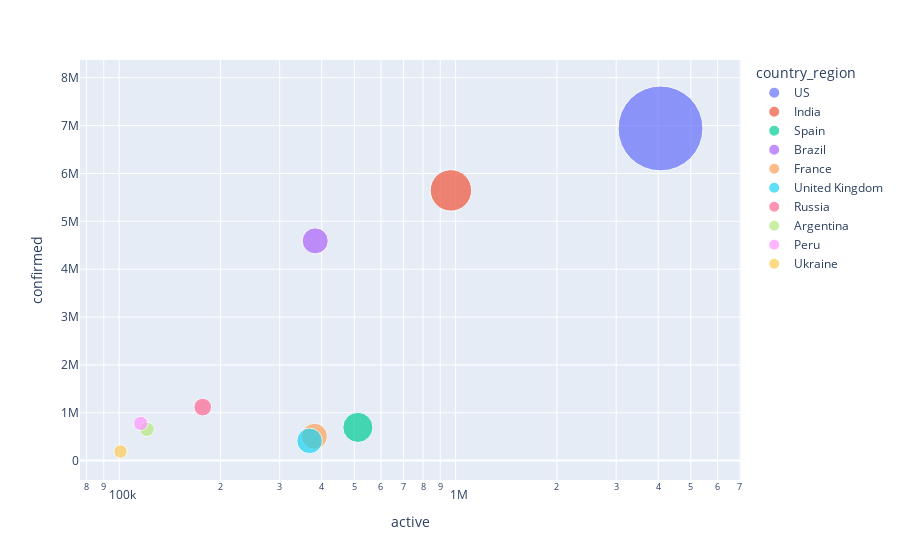

The notebook cell saved with this chart:
### Code cell
#Active Cases
top_10_active = country_df.sort_values(by="active", ascending=False).head(10)
fig = px.scatter(top_10_active, 
                 x="active", y="confirmed",size="active", color="country_region",
                 hover_name="country_region", log_x=True, size_max=60)
fig.show()

### Figure 1 — Plotly figure (JSON) as saved in the notebook; plotly's stock layout.template omitted (floating-point values rounded to 4 significant figures)
{"data": [{"hovertemplate": "<b>%{hovertext}</b><br><br>country_region=US<br>active=%{marker.size}<br>confirmed=%{y}<extra></extra>", "hovertext": ["US"], "legendgroup": "US", "marker": {"color": "#636efa", "size": [4063454], "sizemode": "area", "sizeref": 1129.0, "symbol": "circle"}, "mode": "markers", "name": "US", "orientation": "v", "showlegend": true, "type": "scatter", "x": [4063454], "xaxis": "x", "y": [6940721], "yaxis": "y"}, {"hovertemplate": "<b>%{hovertext}</b><br><br>country_region=India<br>active=%{marker.size}<br>confirmed=%{y}<extra></extra>", "hovertext": ["India"], "legendgroup": "India", "marker": {"color": "#EF553B", "size": [968377], "sizemode": "area", "sizeref": 1129.0, "symbol": "circle"}, "mode": "markers", "name": "India", "orientation": "v", "showlegend": true, "type": "scatter", "x": [968377], "xaxis": "x", "y": [5646010], "yaxis": "y"}, {"hovertemplate": "<b>%{hovertext}</b><br><br>country_region=Spain<br>active=%{marker.size}<br>confirmed=%{y}<extra></extra>", "hovertext": ["Spain"], "legendgroup": "Spain", "marker": {"color": "#00cc96", "size": [512146], "sizemode": "area", "sizeref": 1129.0, "symbol": "circle"}, "mode": "markers", "name": "Spain", "orientation": "v", "showlegend": true, "type": "scatter", "x": [512146], "xaxis": "x", "y": [693556], "yaxis": "y"}, {"hovertemplate": "<b>%{hovertext}</b><br><br>country_region=Brazil<br>active=%{marker.size}<br>confirmed=%{y}<extra></extra>", "hovertext": ["Brazil"], "legendgroup": "Brazil", "marker": {"color": "#ab63fa", "size": [382513], "sizemode": "area", "sizeref": 1129.0, "symbol": "circle"}, "mode": "markers", "name": "Brazil", "orientation": "v", "showlegend": true, "type": "scatter", "x": [382513], "xaxis": "x", "y": [4591364], "yaxis": "y"}, {"hovertemplate": "<b>%{hovertext}</b><br><br>country_region=France<br>active=%{marker.size}<br>confirmed=%{y}<extra></extra>", "hovertext": ["France"], "legendgroup": "France", "marker": {"color": "#FFA15A", "size": [380578], "sizemode": "area", "sizeref": 1129.0, "symbol": "circle"}, "mode": "markers", "name": "France", "orientation": "v", "showlegend": true, "type": "scatter", "x": [380578], "xaxis": "x", "y": [508381], "yaxis": "y"}, {"hovertemplate": "<b>%{hovertext}</b><br><br>country_region=United Kingdom<br>active=%{marker.size}<br>confirmed=%{y}<extra></extra>", "hovertext": ["United Kingdom"], "legendgroup": "United Kingdom", "marker": {"color": "#19d3f3", "size": [368050], "sizemode": "area", "sizeref": 1129.0, "symbol": "circle"}, "mode": "markers", "name": "United Kingdom", "orientation": "v", "showlegend": true, "type": "scatter", "x": [368050], "xaxis": "x", "y": [412240], "yaxis": "y"}, {"hovertemplate": "<b>%{hovertext}</b><br><br>country_region=Russia<br>active=%{marker.size}<br>confirmed=%{y}<extra></extra>", "hovertext": ["Russia"], "legendgroup": "Russia", "marker": {"color": "#FF6692", "size": [177165], "sizemode": "area", "sizeref": 1129.0, "symbol": "circle"}, "mode": "markers", "name": "Russia", "orientation": "v", "showlegend": true, "type": "scatter", "x": [177165], "xaxis": "x", "y": [1117487], "yaxis": "y"}, {"hovertemplate": "<b>%{hovertext}</b><br><br>country_region=Argentina<br>active=%{marker.size}<br>confirmed=%{y}<extra></extra>", "hovertext": ["Argentina"], "legendgroup": "Argentina", "marker": {"color": "#B6E880", "size": [120994], "sizemode": "area", "sizeref": 1129.0, "symbol": "circle"}, "mode": "markers", "name": "Argentina", "orientation": "v", "showlegend": true, "type": "scatter", "x": [120994], "xaxis": "x", "y": [652174], "yaxis": "y"}, {"hovertemplate": "<b>%{hovertext}</b><br><br>country_region=Peru<br>active=%{marker.size}<br>confirmed=%{y}<extra></extra>", "hovertext": ["Peru"], "legendgroup": "Peru", "marker": {"color": "#FF97FF", "size": [115884], "sizemode": "area", "sizeref": 1129.0, "symbol": "circle"}, "mode": "markers", "name": "Peru", "orientation": "v", "showlegend": true, "type": "scatter", "x": [115884], "xaxis": "x", "y": [776546], "yaxis": "y"}, {"hovertemplate": "<b>%{hovertext}</b><br><br>country_region=Ukraine<br>active=%{marker.size}<br>confirmed=%{y}<extra></extra>", "hovertext": ["Ukraine"], "legendgroup": "Ukraine", "marker": {"color": "#FECB52", "size": [100937], "sizemode": "area", "sizeref": 1129.0, "symbol": "circle"}, "mode": "markers", "name": "Ukraine", "orientation": "v", "showlegend": true, "type": "scatter", "x": [100937], "xaxis": "x", "y": [189488], "yaxis": "y"}], "layout": {"legend": {"itemsizing": "constant", "title": {"text": "country_region"}, "tracegroupgap": 0}, "margin": {"t": 60}, "xaxis": {"anchor": "y", "domain": [0, 1], "title": {"text": "active"}, "type": "log"}, "yaxis": {"anchor": "x", "domain": [0, 1], "title": {"text": "confirmed"}}}}
